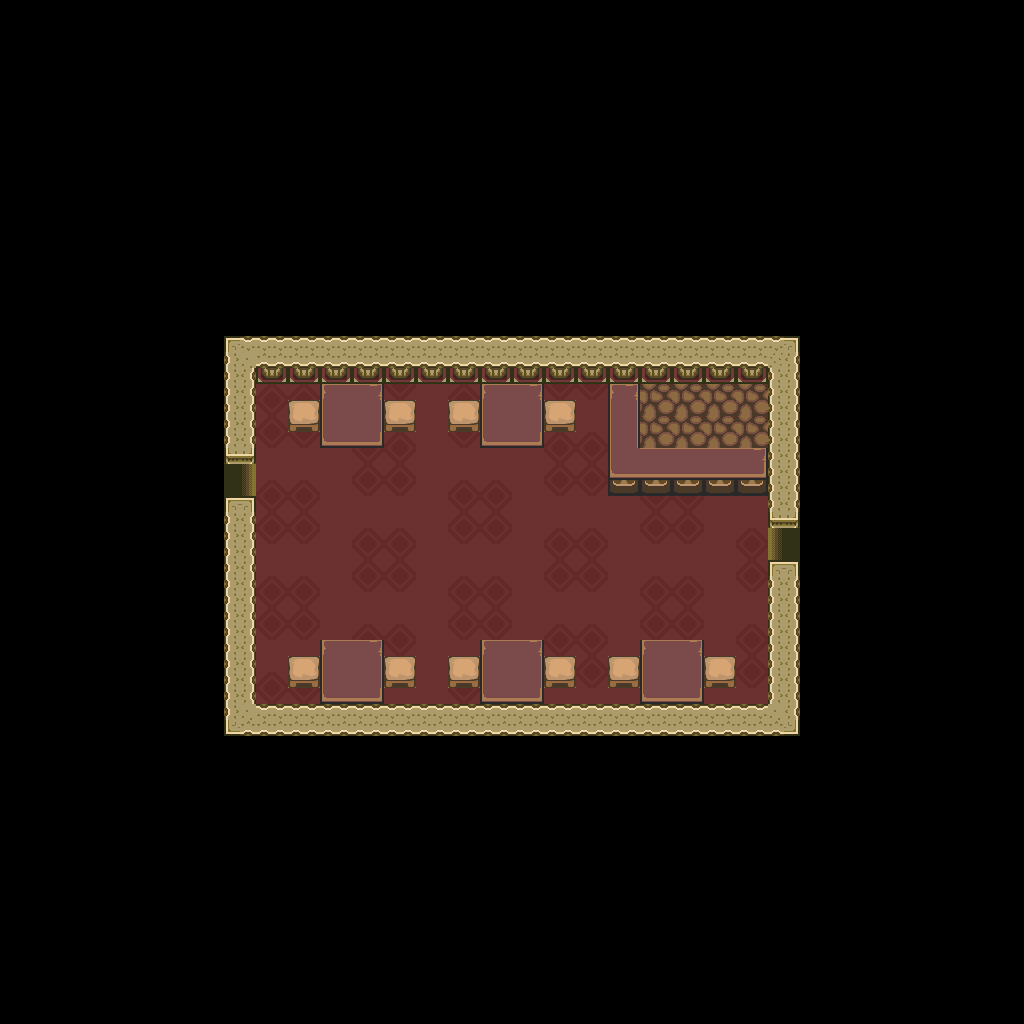

Tiled map render using the project's own tile images. Description and the map definition, with tile-layer contents summarised, below:
An orthogonal 64x64 tile map with 16x16 px tiles, 1 tile layer (base), 1 hidden layer not drawn and 18 objects.

<map version="1.10" tiledversion="1.12.1" orientation="orthogonal" renderorder="right-down" width="64" height="64" tilewidth="16" tileheight="16" infinite="0" nextlayerid="3" nextobjectid="19">
 <tileset firstgid="1" source="../classiciphone_pics4.tsx" />
 <layer id="1" name="base" width="64" height="64">
  <data>[4096 cells, 4096 non-empty, 42 distinct tile ids]</data>
 </layer>
 <layer id="2" name="collision" width="64" height="64" visible="0">
  <properties><property name="collision" value="true" /></properties>
  <data>[4096 cells, 3563 non-empty, 1 distinct tile ids]</data>
 </layer>
 <objectgroup id="3" name="npcs">
  <object id="1" x="672.0" y="384.0" width="16" height="16">
   <properties>
    <property name="script" type="string">-- Auto-converted from GraalScript
-- // Graal2002 NPC by Stefan Knorr
-- if (playerenters) { x = 40.5;
-- // Initialize the attributes
-- showcharacter;
-- setcharprop #3,head862.png;
-- setcharprop #C0,orange;
-- setcharprop #C1,white;
-- setcharprop #C2,lightgray;
-- setcharprop #C3,black;
-- setcharprop #C4,white;
-- setcharprop #C5,black;
-- setcharprop #C6,white;
-- setcharprop #C7,white;
-- setcharprop #c,;
-- setcharprop #1,spearsword.png;
-- swordpower = 3;
-- setcharprop #2,no-shield.png;
-- setcharprop #8,body13.png;
-- dir = 2;
end</property>
   </properties>
  </object>
  <object id="2" x="608.0" y="448.0" width="16" height="16">
   <properties>
    <property name="gani" value="classic_shopsign.png" />
    <property name="script" type="string">-- Auto-converted from GraalScript
</property>
   </properties>
  </object>
  <object id="3" x="448.0" y="656.0" width="16" height="16">
   <properties>
    <property name="gani" value="amz_chair.png" />
    <property name="script" type="string">-- Auto-converted from GraalScript
-- [CLIENT-SIDE — server no-op]
-- if (playerenters) {dontblock; drawunderplayer;}</property>
   </properties>
  </object>
  <object id="4" x="448.0" y="384.0" width="16" height="16">
   <properties>
    <property name="script" type="string">-- Auto-converted from GraalScript
-- // Graal2002 NPC by Stefan Knorr
-- if (playerenters) {
-- // Initialize the attributes
-- showcharacter;
-- setcharprop #3,head495.png;
-- setcharprop #C0,gray;
-- setcharprop #C1,black;
-- setcharprop #C2,black;
-- setcharprop #C3,gray;
-- setcharprop #C4,gray;
-- setcharprop #C5,black;
-- setcharprop #C6,white;
-- setcharprop #C7,white;
-- setcharprop #n,Outpost Guard (LOA);
-- setcharprop #c,;
-- setcharprop #1,flash-sword.png;
-- swordpower = 3;
-- setcharprop #2,6axe-shield.png;
-- shieldpower = 3;
-- setcharprop #8,body11.png;
-- dir = 3;
-- ap = 0;
-- sprite = 37;
-- x = 27.5;
-- y = 24.3; }
-- if (playertouchsme) {say 2}</property>
   </properties>
  </object>
  <object id="5" x="544.0" y="400.0" width="16" height="16">
   <properties>
    <property name="gani" value="amz_chair.png" />
    <property name="script" type="string">-- Auto-converted from GraalScript
-- [CLIENT-SIDE — server no-op]
-- if (playerenters) {dontblock; drawunderplayer;}</property>
   </properties>
  </object>
  <object id="6" x="544.0" y="656.0" width="16" height="16">
   <properties>
    <property name="gani" value="amz_chair.png" />
    <property name="script" type="string">-- Auto-converted from GraalScript
-- [CLIENT-SIDE — server no-op]
-- if (playerenters) {dontblock; drawunderplayer;}</property>
   </properties>
  </object>
  <object id="7" x="608.0" y="656.0" width="16" height="16">
   <properties>
    <property name="gani" value="amz_chair.png" />
    <property name="script" type="string">-- Auto-converted from GraalScript
-- [CLIENT-SIDE — server no-op]
-- if (playerenters) {dontblock; drawunderplayer;}</property>
   </properties>
  </object>
  <object id="8" x="704.0" y="656.0" width="16" height="16">
   <properties>
    <property name="gani" value="amz_chair.png" />
    <property name="script" type="string">-- Auto-converted from GraalScript
-- [CLIENT-SIDE — server no-op]
-- if (playerenters) {dontblock; drawunderplayer;}</property>
   </properties>
  </object>
  <object id="9" x="448.0" y="400.0" width="16" height="16">
   <properties>
    <property name="gani" value="amz_chair.png" />
    <property name="script" type="string">-- Auto-converted from GraalScript
-- [CLIENT-SIDE — server no-op]
-- if (playerenters) {dontblock; drawunderplayer;}</property>
   </properties>
  </object>
  <object id="10" x="384.0" y="400.0" width="16" height="16">
   <properties>
    <property name="gani" value="amz_chair.png" />
    <property name="script" type="string">-- Auto-converted from GraalScript
-- [CLIENT-SIDE — server no-op]
-- if (playerenters) {dontblock; drawunderplayer;}</property>
   </properties>
  </object>
  <object id="11" x="288.0" y="400.0" width="16" height="16">
   <properties>
    <property name="gani" value="amz_chair.png" />
    <property name="script" type="string">-- Auto-converted from GraalScript
-- [CLIENT-SIDE — server no-op]
-- if (playerenters) {dontblock; drawunderplayer;}</property>
   </properties>
  </object>
  <object id="12" x="288.0" y="656.0" width="16" height="16">
   <properties>
    <property name="gani" value="amz_chair.png" />
    <property name="script" type="string">-- Auto-converted from GraalScript
-- [CLIENT-SIDE — server no-op]
-- if (playerenters) {dontblock; drawunderplayer;}</property>
   </properties>
  </object>
  <object id="13" x="384.0" y="656.0" width="16" height="16">
   <properties>
    <property name="gani" value="amz_chair.png" />
    <property name="script" type="string">-- Auto-converted from GraalScript
-- [CLIENT-SIDE — server no-op]
-- if (playerenters) {dontblock; drawunderplayer;}</property>
   </properties>
  </object>
  <object id="14" x="640.0" y="448.0" width="16" height="16">
   <properties>
    <property name="gani" value="classic_heart_small.png" />
    <property name="script" type="string">-- Auto-converted from GraalScript
</property>
   </properties>
  </object>
  <object id="15" x="736.0" y="448.0" width="16" height="16">
   <properties>
    <property name="gani" value="classic_shopsign.png" />
    <property name="script" type="string">-- Auto-converted from GraalScript
</property>
   </properties>
  </object>
  <object id="16" x="672.0" y="432.0" width="16" height="16">
   <properties>
    <property name="gani" value="classic_ammo_arrow10.png" />
    <property name="script" type="string">-- Auto-converted from GraalScript
-- function onPlayerChats() {
-- if (system_guild.allied(player.guild,"US")&amp;&amp;player.chat.equals("arrows")) {
-- if(clientr.stat_ammo_arrows &lt; 99)
-- {
-- clientr.stat_ammo_arrows += 10;
end
end
end</property>
   </properties>
  </object>
  <object id="17" x="704.0" y="432.0" width="16" height="16">
   <properties>
    <property name="gani" value="classic_ammo_bomb10.png" />
    <property name="script" type="string">-- Auto-converted from GraalScript
</property>
   </properties>
  </object>
  <object id="18" x="768.0" y="528.0" width="16" height="16">
   <properties>
    <property name="gani" value="doorright.png" />
    <property name="script" type="string">-- Auto-converted from GraalScript
-- function onPlayerChats() {
-- if (system_guild.allied(player.guild,"LOA")) {
-- switch (player.chat) {
-- case "unlock":
-- hide();
-- sleep 3;
-- show();
-- break;
-- case "lock":
-- show();
-- break;
end
end
end</property>
   </properties>
  </object>
 </objectgroup>
</map>
